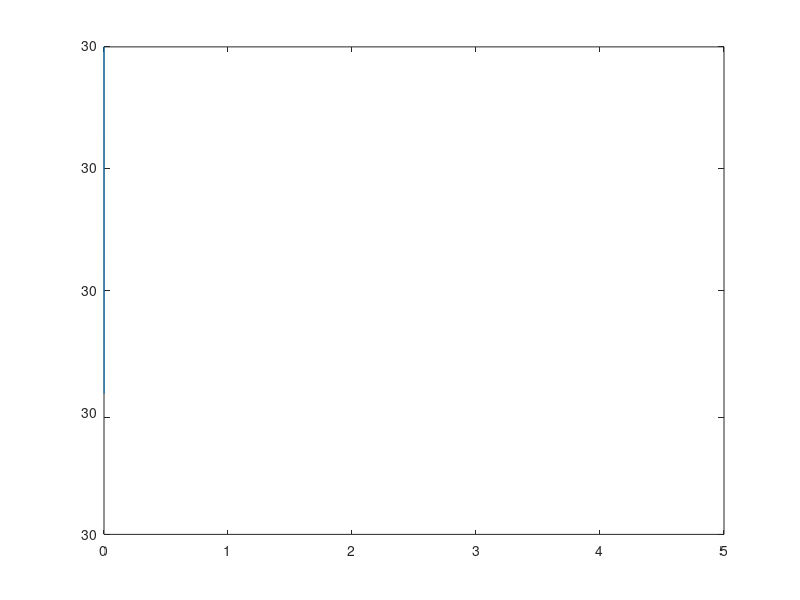

The MATLAB source for this figure:
%% 初值及测试
M = [1 0 0; 0 1 0; 0 0 0];
Q = [0; -9.8; 0];%-9.8 * sin(pi / 6)];
q0 = [0.5; -sqrt(3) / 2; pi / 6]; dq0 = [0; 0; 0]; %初始状态
Phi = [q0(1) - sin(pi / 6); q0(2) + cos(pi / 6)]; %约束
Phiq = [1 0 -cos(pi / 6); 0 1 -sin(pi / 6)]; %雅可比
h = 0.001; T = 5; t = 0:h:T; %步长及时间

column = zeros(3, (length(t) - 2));
q = q0;
dq = dq0;
ddq = zeros(3, length(t));
E = eye(3);
P = zeros(2, 1);
P(1) = -dq(3) ^ 2 * cos(q(3)); P(2) = dq(3) ^ 2 * sin(q(3)); %加速度约束
P(1) = -dq(3) ^ 2 * sin(q(3)); P(2) = dq(3) ^ 2 * cos(q(3)); %加速度约束
PhiT = Phiq * dq; %对时间全微分
LEFT = [M Phiq'; Phiq zeros(2)]; %左端系数
RIGHT = [Q; P]; %右端
X = (LEFT ^ -1) * RIGHT; %上三行加速度；下两行lamda
ddq(:, 1) = X(1:3);
l=X(4:5);
dq(:, 2) = dq(:, 1) + h* ddq(:, 1);
q(:, 2) = q(:, 1) + h * dq(:, 1);
%% 组装
q = [q column]; dq = [dq column]; l=[l column(1:2,:) zeros(2,1)];
%% ALF
alphak=10^6;
alpha=diag(repmat(alphak,1,2));
omegak=10;
Omega=diag(repmat(omegak,1,2));
beta=alpha*Omega^2;
uk=1;
u=diag(repmat(uk,1,2));
for i = 1:(length(t) - 1)

    q(:,i+1)=q(:,i)+h*dq(:,i)+1/2*h^2*ddq(:,i);
    dqb=dq(:,i)+2/h*q(:,i);
    ddqb=ddq(:,i)+4/h*dq(:,i)+4/h^2*q(:,i);
    dq(:,i+1)=2/h*q(:,i+1)-dqb;
    ddq(:,i+1)=4/h^2*q(:,i+1)-ddqb;

    
    Qq=zeros(3,1);
    Phi = [q(1,i+1) - sin(q(3,i+1)); q(2,i+1) + cos(q(3,i+1))];
    Phiq = [1 0 -cos(q(3,i+1)); 0 1 -sin(q(3,i+1))];
    dPhi=Phiq*dq(:,i+1)+zeros(2,1);
    P(1) = -dq(3,i+1) ^ 2 * cos(q(3,i+1)); P(2) = dq(3,i+1) ^ 2 * sin(q(3,i+1));
    P(1) = -dq(3,i+1) ^ 2 * sin(q(3,i+1)); P(2) = dq(3,i+1) ^ 2 * cos(q(3,i+1));
    ddPhi=Phiq*ddq(:,i+1)-P;
%     Phiqqp(:,:,1)=zeros(2,3)';
%     Phiqqp(:,:,2)=zeros(2,3)';
%     Phiqqp(:,:,3)=[0 0 sin(q(3,i+1));0 0 -cos(q(3,i+1))]';
%     temp1=beta*Phi;
    X1=[1 0 -cos(q(3,i+1));0 1 -sin(q(3,i+1));-cos(q(3,i+1)) -sin(q(3,i+1)) q(1,i+1)*sin(q(3,i+1))-q(2,i+1)*cos(q(3,i+1))];
    J=4/h^2*M-Qq+X1.*beta(1)+Phiq'*beta*Phiq;


    sigma=beta*dPhi;
    k=beta*ddPhi;

    detw=ones(1,3);
    j=1;

    while max(abs(detw))>1e-4
%         dqb=dq(:,i)+2/h*q(:,i);
%         ddqb=ddq(:,i)+4/h*dq(:,i)+4/h^2*q(:,i);
%         dq(:,i+1)=2/h*q(:,i+1)-dqb;
%         ddq(:,i+1)=4/h^2*q(:,i+1)-ddqb;

        qk=q(:,i+1);dqk=dq(:,i+1);ddqk=ddq(:,i+1);

        Phi = [q(1,i+1) - sin(q(3,i+1)); q(2,i+1) + cos(q(3,i+1))];
        Phiq = [1 0 -cos(q(3,i+1)); 0 1 -sin(q(3,i+1))];
%         Phiqq(:,:,1)=zeros(2,3);
%         Phiqq(:,:,2)=zeros(2,3);
%         Phiqq(:,:,3)=[0 0 sin(q(3,i+1));0 0 -cos(q(3,i+1))];
        dPhi=Phiq*dq(:,i+1)+zeros(2,1);
        P(1) = -dq(3,i+1) ^ 2 * cos(q(3,i+1)); P(2) = dq(3,i+1) ^ 2 * sin(q(3,i+1));
        P(1) = -dq(3,i+1) ^ 2 * sin(q(3,i+1)); P(2) = dq(3,i+1) ^ 2 * cos(q(3,i+1));
        ddPhi=Phiq*ddq(:,i+1)-P;

        Y=M*ddq(:,i+1)+Phiq'*alpha*(ddPhi+2*Omega*u*dPhi+Omega^2*Phi)-Q;
        Yk=Y;
        detw=-J\Y;
        q(:,i+1)=qk+detw;
        dq(:,i+1)=2/h*q(:,i+1)-dqb;
        ddq(:,i+1)=4/h^2*q(:,i+1)-ddqb;

        dPhi=Phiq*dq(:,i+1)+zeros(2,1);
%         P(1) = -dq(3,i+1) ^ 2 * cos(q(3,i+1)); P(2) = dq(3,i+1) ^ 2 * sin(q(3,i+1));
%         ddPhi=Phiq*ddq(:,i+1)-P;
        
%         sigma=sigma+beta*dPhi;
%         k=k+beta*ddPhi;
% 
%         dq(:,i+1)=(M+Phiq'*beta*Phiq)\(M*dq(:,i+1)-Phiq'*sigma);
%         P(1) = -dq(3,i+1) ^ 2 * cos(q(3,i+1)); P(2) = dq(3,i+1) ^ 2 * sin(q(3,i+1));
%         P(1) = -dq(3,i+1) ^ 2 * sin(q(3,i+1)); P(2) = dq(3,i+1) ^ 2 * cos(q(3,i+1));
%         ddPhi=Phiq*ddq(:,i+1)-P;
%         ddq(:,i+1)=(M+Phiq'*beta*Phiq)\(M*ddq(:,i+1)-Phiq'*(-beta*P+k));
        
        sigma=sigma+beta*dPhi;
        k=k+beta*ddPhi;

        Y=M*ddq(:,i+1)+Phiq'*alpha*(ddPhi+2*Omega*u*dPhi+Omega^2*Phi)-Q;

        yk=Y-Yk;
        sk=q(:,i+1)-qk;
        J=J+((yk-J*sk)*sk')/(sk'*sk);

        j=j+1;
        if j>1000
            break;
        end
    end


end
%% figure
plot(t,q(3, :)*180/pi);